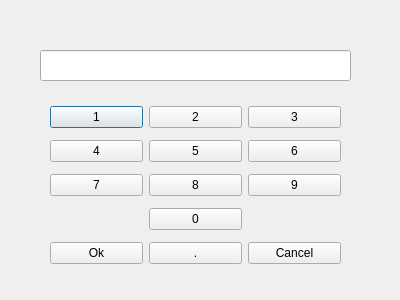
<?xml version="1.0" encoding="UTF-8"?>
<ui version="4.0">
 <class>inputIp</class>
 <widget class="QDialog" name="inputIp">
  <property name="geometry">
   <rect>
    <x>0</x>
    <y>0</y>
    <width>400</width>
    <height>300</height>
   </rect>
  </property>
  <property name="sizePolicy">
   <sizepolicy hsizetype="Fixed" vsizetype="Fixed">
    <horstretch>0</horstretch>
    <verstretch>0</verstretch>
   </sizepolicy>
  </property>
  <property name="windowTitle">
   <string>输入主机IP</string>
  </property>
  <widget class="QLineEdit" name="lineEdit">
   <property name="geometry">
    <rect>
     <x>40</x>
     <y>50</y>
     <width>311</width>
     <height>31</height>
    </rect>
   </property>
  </widget>
  <widget class="QWidget" name="layoutWidget">
   <property name="geometry">
    <rect>
     <x>50</x>
     <y>100</y>
     <width>291</width>
     <height>171</height>
    </rect>
   </property>
   <layout class="QGridLayout" name="gridLayout">
    <item row="0" column="0">
     <widget class="QPushButton" name="pushButton">
      <property name="text">
       <string>1</string>
      </property>
     </widget>
    </item>
    <item row="0" column="1">
     <widget class="QPushButton" name="pushButton_2">
      <property name="text">
       <string>2</string>
      </property>
     </widget>
    </item>
    <item row="0" column="2">
     <widget class="QPushButton" name="pushButton_3">
      <property name="text">
       <string>3</string>
      </property>
     </widget>
    </item>
    <item row="1" column="0">
     <widget class="QPushButton" name="pushButton_4">
      <property name="text">
       <string>4</string>
      </property>
     </widget>
    </item>
    <item row="1" column="1">
     <widget class="QPushButton" name="pushButton_5">
      <property name="text">
       <string>5</string>
      </property>
     </widget>
    </item>
    <item row="1" column="2">
     <widget class="QPushButton" name="pushButton_6">
      <property name="text">
       <string>6</string>
      </property>
     </widget>
    </item>
    <item row="2" column="0">
     <widget class="QPushButton" name="pushButton_7">
      <property name="text">
       <string>7</string>
      </property>
     </widget>
    </item>
    <item row="2" column="1">
     <widget class="QPushButton" name="pushButton_8">
      <property name="text">
       <string>8</string>
      </property>
     </widget>
    </item>
    <item row="2" column="2">
     <widget class="QPushButton" name="pushButton_9">
      <property name="text">
       <string>9</string>
      </property>
     </widget>
    </item>
    <item row="3" column="1">
     <widget class="QPushButton" name="pushButton_10">
      <property name="text">
       <string>0</string>
      </property>
     </widget>
    </item>
    <item row="4" column="0">
     <widget class="QPushButton" name="pushButton_11">
      <property name="text">
       <string>Ok</string>
      </property>
     </widget>
    </item>
    <item row="4" column="1">
     <widget class="QPushButton" name="pushButton_12">
      <property name="text">
       <string>.</string>
      </property>
     </widget>
    </item>
    <item row="4" column="2">
     <widget class="QPushButton" name="pushButton_13">
      <property name="text">
       <string>Cancel</string>
      </property>
     </widget>
    </item>
   </layout>
  </widget>
 </widget>
 <resources/>
 <connections/>
</ui>
